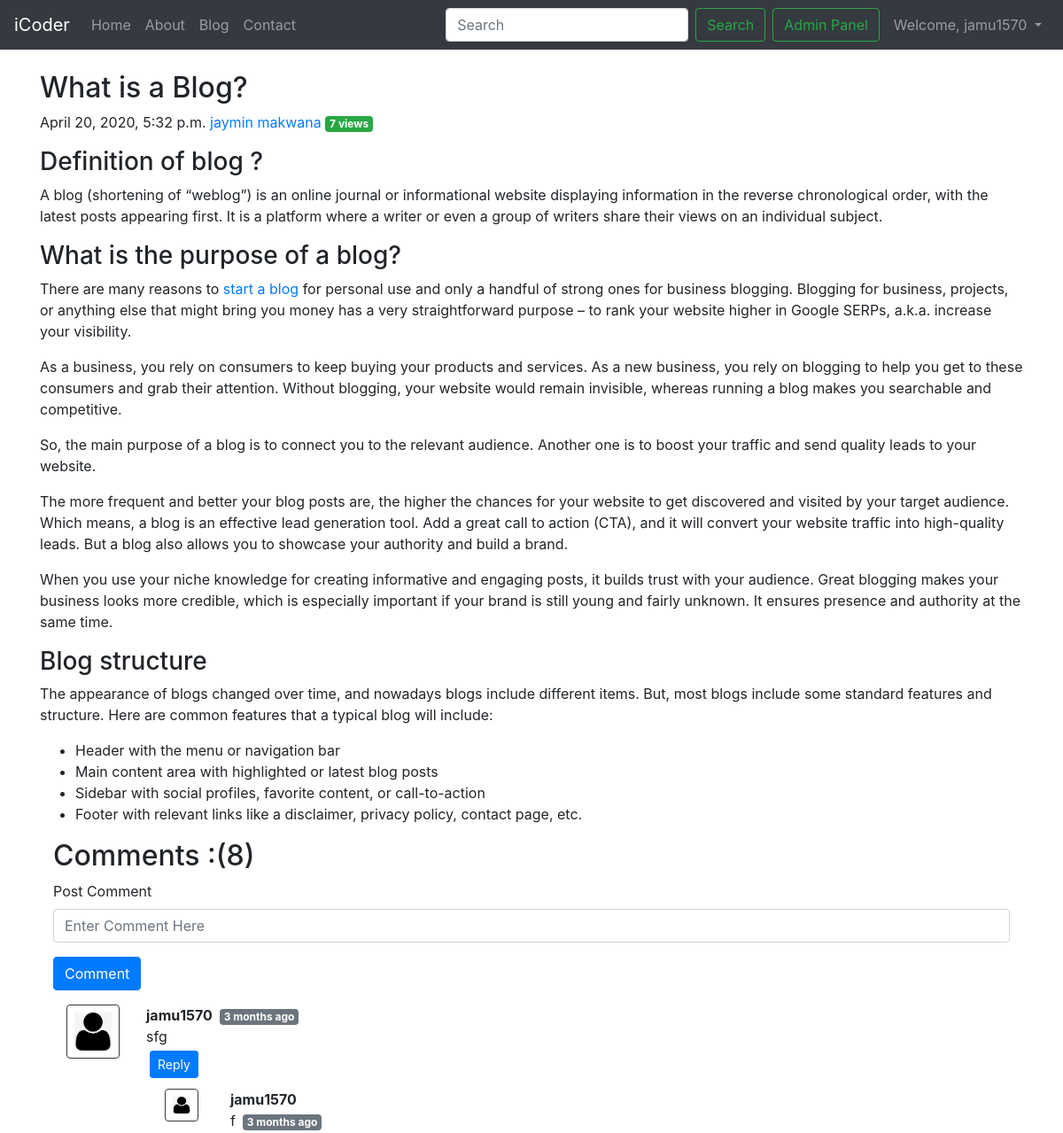
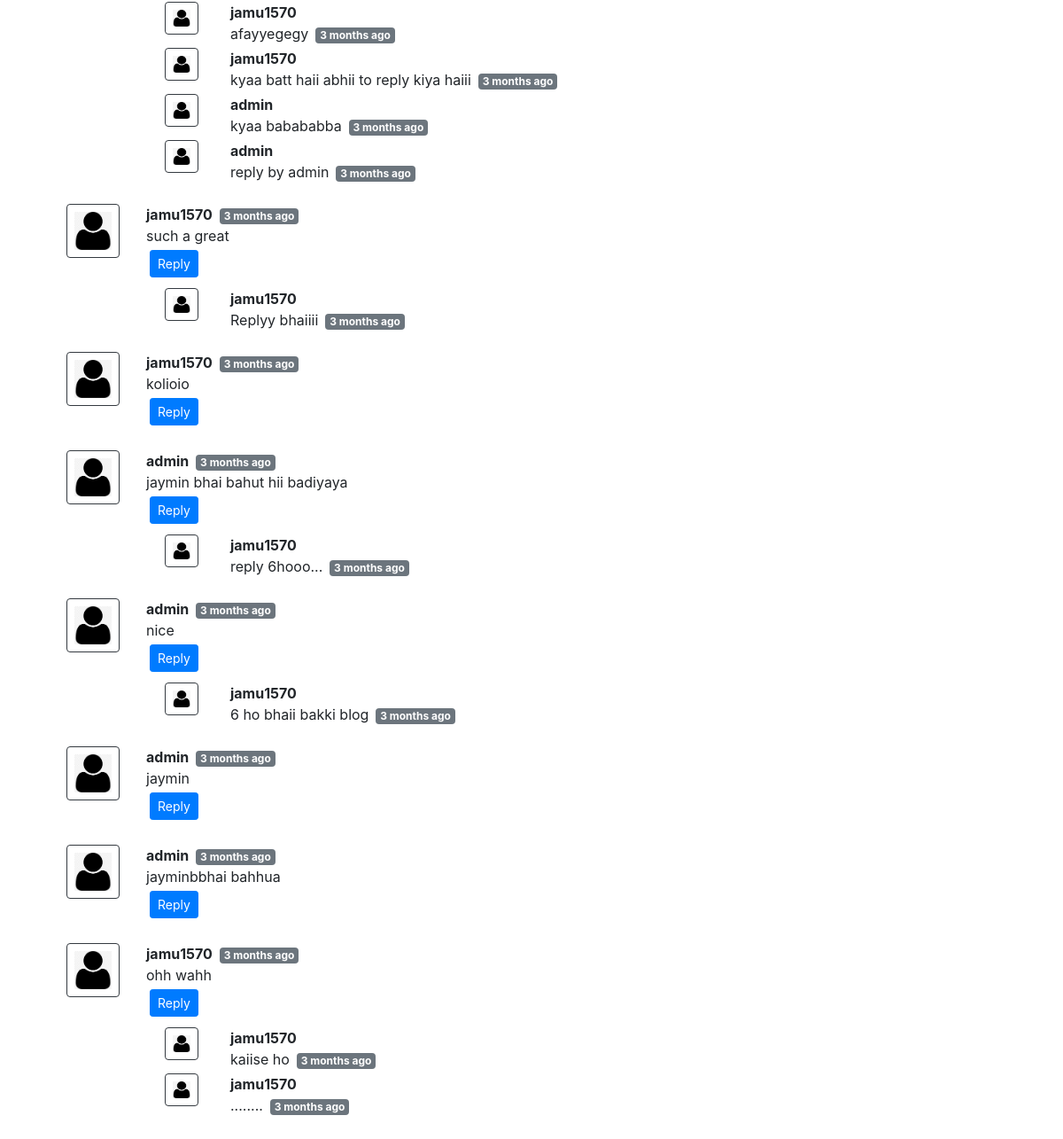
/blog/first-post/ (signed in), run on the app's committed database (2 pictures, top to bottom).
### blog/models.py (models this page shows, shortened)
class Post(models.Model):
    sno = models.AutoField(primary_key=True)
    title=models.CharField(max_length=255)
    content= models.TextField()
    author = models.CharField(max_length=50)
    views = models.IntegerField(default=0)
    slug = models.CharField(max_length=255)
    timeStamp = models.DateTimeField(blank=True)

class BlogComment(models.Model):
    sno=models.AutoField(primary_key=True)
    comment = models.TextField()
    user= models.ForeignKey(User,on_delete=models.CASCADE)
    post = models.ForeignKey(Post, on_delete=models.CASCADE)
    parent = models.ForeignKey('self', on_delete=models.CASCADE,null=True)
    timeStamp = models.DateTimeField(default=now)

### blog/views.py (the view)
# urls.py: path('<str:slug>/', views.blogPost,name="blogPost"),
def blogPost(request,slug):
    post = Post.objects.filter(slug=slug).first()
    post.views = post.views + 1
    post.save()
    comments = BlogComment.objects.filter(post=post,parent=None)
    replies = BlogComment.objects.filter(post=post).exclude(parent=None)
    replyDict={}
    for reply in replies:
        if reply.parent.sno not in replyDict.keys():
            replyDict[reply.parent.sno]=[reply]
        else:
            replyDict[reply.parent.sno].append(reply)
    context = {'post':post,'comments':comments,'user':request.user,'replyDict':replyDict}
    return render(request,'blog/blogPost.html',context)

### blog/templatetags/extras.py (called while the page is built)
@register.filter(name='get_val')
def get_val(dict,key):
    return dict.get(key)

### templates/blog/blogPost.html (shortened to what this page needs)
{% extends 'basic.html' %}
{% block body %}
{% load humanize %}
{% load extras %}
<div class="container my-4">
  <div class="blog-post">
    <h2 class="blog-post-title">{{post.title}}</h2>
    <p class="blog-post-meta">{{post.timeStamp}} <a href="/about">{{post.author}}</a> <span class="badge
          badge-success">{{post.views}} views</span></p>
    <p>{{post.content|safe}}</p>
  </div>
  <div class="container">
    <h2>Comments :({{comments.count}})</h2>
    <div class="my-2">
      {% if user.is_authenticated %}
      <form action="/blog/postcomment/" method="post">{% csrf_token %}
        <div class="form-group">
          <label for="exampleInputEmail1">Post Comment</label>
          <input type="text" class="form-control" name="comment"
            placeholder="Enter Comment Here" required>
        </div>
        <button type="submit" class="btn btn-primary">Comment</button>
      </form>
      {% else %}
      <div class="alert alert-danger" role="alert">
        please login to post a comment
      </div>
      {% endif %}
    </div>
    {% for comment in comments %}
    <div class="row my-3 mx-0">
      <div class="col-md-1"><img class="rounded mx-auto d-block w-100 p-2
          border border-dark" src="/static/img/user.png" alt="">
      </div>
      <div class="col-md-11"><b>{{comment.user.username}}</b><span class="badge
          badge-secondary mx-2">{{comment.timeStamp | naturaltime}}</span>
        <div>
          {{comment.comment}}
        </div>
        <div class="replay mx-0">
          {% if user.is_authenticated %}
          <button class="btn btn-sm btn-primary m-1" type="button"
            data-toggle="collapse"
            data-target="#replybox{{comment.sno}}" aria-expanded="false"
            aria-controls="replybox{{comment.sno}}">
            Reply
          </button>
          {% endif %}
          <div class="replies my-2">
            {% for reply in replyDict|get_val:comment.sno %}
            <div class="row my-1 mx-0">
              <div class="col-md-1"><img class="rounded mx-auto d-block w-75
                  p-2
                  border border-dark" src="/static/img/user.png" alt="">
              </div>
              <div class="col-md-11">
                <b>{{reply.user.username}}</b><br>
                {{reply.comment}}<span class="badge
                  badge-secondary mx-2">{{reply.timeStamp | naturaltime}}</span><br>
              </div>
            </div>
            {% endfor %}
          </div>
        </div>
      </div>
      {% endfor %}
    </div>
    {% endblock body %}

### templates/basic.html (shortened to what this page needs)
<!doctype html>
<html lang="en">
    <head>
        <link rel="stylesheet"
            href="https://maxcdn.bootstrapcdn.com/bootstrap/4.0.0/css/bootstrap.min.css"
>
    </head>
    <body>
        <nav class="navbar navbar-expand-lg navbar-dark bg-dark">
            <a class="navbar-brand" href="/">iCoder</a>
            <div class="collapse navbar-collapse" id="navbarSupportedContent">
                <ul class="navbar-nav mr-auto">
                    <li class="nav-item {% block homeactive %} {% endblock homeactive %}">
                        <a class="nav-link" href="/">Home <span class="sr-only">(current)</span></a>
                    </li>
                    <li class="nav-item {% block aboutactive %} {% endblock aboutactive %}">
                        <a class="nav-link" href="/about">About</a>
                    </li>
                    <li class="nav-item {% block blogactive %} {% endblock blogactive %}">
                        <a class="nav-link" href="/blog">Blog</a>
                    </li>
                    <li class="nav-item {% block contactactive %} {% endblock contactactive %}">
                        <a class="nav-link" href="/contact">Contact</a>
                    </li>
                </ul>
                <form method="get" action="/search" class="form-inline my-2
                    my-lg-0">
                    <input class="form-control mr-sm-2" type="search"
                        placeholder="Search" aria-label="Search" id="query"
                        name="query">
                    <button class="btn btn-outline-success my-2 my-sm-0"
                        type="submit">Search</button>
                </form>
                <a href="/admin" role="button" target="_blank" class="btn
                    btn-outline-success my-2 my-sm-0 mx-2"> Admin Panel</a>
            </div>
            {% if user.is_authenticated %}
                <ul class="navbar-nav mr-auto">
                <li class="nav-item dropdown">
        <a class="nav-link dropdown-toggle" href="#" id="navbarDropdown" role="button" data-toggle="dropdown" aria-haspopup="true" aria-expanded="false">
          Welcome, {{request.user}}
        </a>
      </li>
      </ul>
        {% endif %}
        </nav>
        {% block body %}
        {% endblock body %}
    </body>
</html>

### data on the page
Post: title "What is a Blog?", timeStamp "April 20, 2020, 5:32 p.m.", author "jaymin makwana", views "7", content "Definition of blog ? A blog (shortening of “weblog”) is an online journal or informational website displaying information in the reverse chronological order, with the latest posts appearing first. It is a platform where a writer or even a group of writers share their views on an individual subject. What is the purpose of a blog? There are many reasons to start a blog for personal use and only a handful of strong ones for business blogging. Blogging for business, projects, or anything else that might bring you money has a very straightforward purpose – to rank your website higher in Google SERPs, a.k.a. increase your visibility. As a business, you rely on consumers to keep buying your…"
BlogComment: user.username "jamu1570", timeStamp "3 months ago", comment "sfg"
BlogComment: user.username "jamu1570", comment "f", timeStamp "3 months ago"
BlogComment: user.username "jamu1570", comment "afayyegegy", timeStamp "3 months ago"
BlogComment: user.username "jamu1570", comment "kyaa batt haii abhii to reply kiya haiii", timeStamp "3 months ago"
BlogComment: user.username "admin", comment "kyaa babababba", timeStamp "3 months ago"
BlogComment: user.username "admin", comment "reply by admin", timeStamp "3 months ago"
BlogComment: user.username "jamu1570", timeStamp "3 months ago", comment "such a great"
BlogComment: user.username "jamu1570", comment "Replyy bhaiiii", timeStamp "3 months ago"
BlogComment: user.username "jamu1570", timeStamp "3 months ago", comment "kolioio"
BlogComment: user.username "admin", timeStamp "3 months ago", comment "jaymin bhai bahut hii badiyaya"
BlogComment: user.username "jamu1570", comment "reply 6hooo...", timeStamp "3 months ago"
BlogComment: user.username "admin", timeStamp "3 months ago", comment "nice"
BlogComment: user.username "jamu1570", comment "6 ho bhaii bakki blog", timeStamp "3 months ago"
BlogComment: user.username "admin", timeStamp "3 months ago", comment "jaymin"
BlogComment: user.username "admin", timeStamp "3 months ago", comment "jayminbbhai bahhua"
BlogComment: user.username "jamu1570", timeStamp "3 months ago", comment "ohh wahh"
BlogComment: user.username "jamu1570", comment "kaiise ho", timeStamp "3 months ago"
BlogComment: user.username "jamu1570", comment "........", timeStamp "3 months ago"

### other printed values
{{ request.user }} "jamu1570"
{{ comments.count }} "8"
